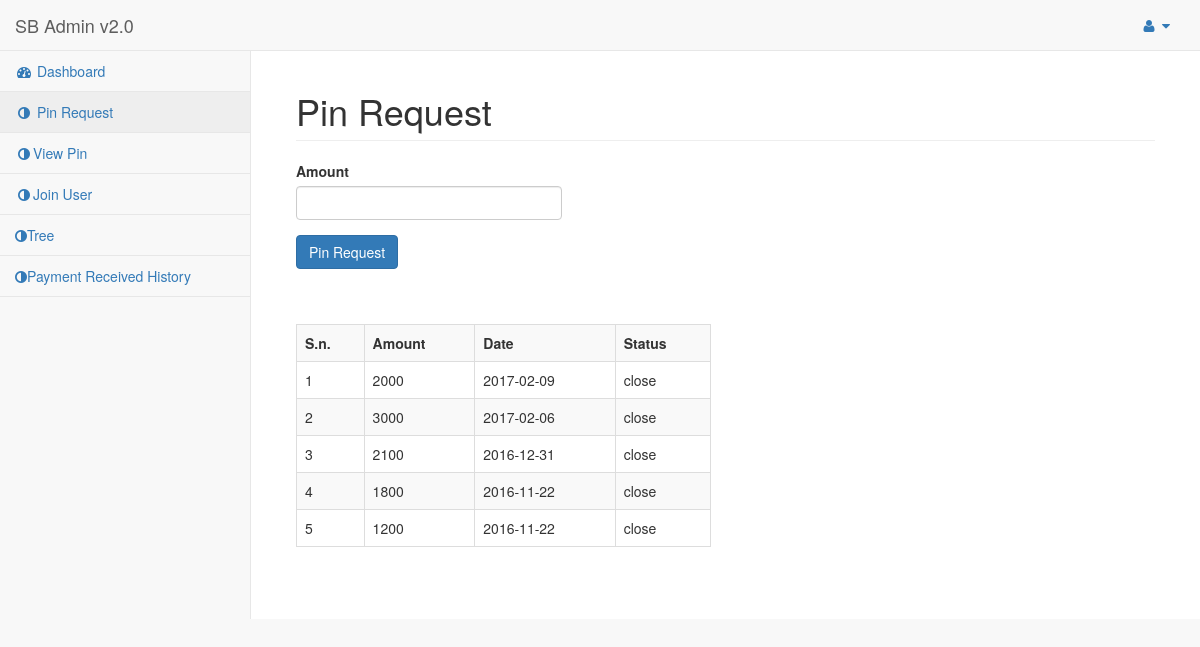
/pin-request.php (signed in), run on the app's committed database.
### tables this page shows
CREATE TABLE `pin_request` (
  `id` int(11) NOT NULL,
  `email` varchar(50) NOT NULL,
  `amount` int(11) NOT NULL,
  `date` date NOT NULL,
  `status` enum('open','close') NOT NULL DEFAULT 'open'
);

### pin-request.php (the view, shortened to what this page needs)
<?php
require('php-includes/connect.php');
$email = $_SESSION['userid'];
?>
<!DOCTYPE html>
<html lang="en">
<head>
    <link href="vendor/bootstrap/css/bootstrap.min.css" rel="stylesheet">
    <link href="vendor/metisMenu/metisMenu.min.css" rel="stylesheet">
    <link href="dist/css/sb-admin-2.css" rel="stylesheet">
    <link href="vendor/font-awesome/css/font-awesome.min.css" rel="stylesheet" type="text/css">
</head>
<body>
    <div id="wrapper">
        <?php include('php-includes/menu.php'); ?>
        <div id="page-wrapper">
            <div class="container-fluid">
                <div class="row">
                    <div class="col-lg-12">
                        <h1 class="page-header">Pin Request</h1>
                    </div>
                </div>
                <div class="row">
                	<div class="col-lg-4">
                    	<form method="get">
                        	<div class="form-group">
                            	<label>Amount</label>
                                <input type="text" name="amount" class="form-control" required>
                            </div>
                            <div class="form-group">
                            	<input type="submit" name="pin_request" class="btn btn-primary" value="Pin Request">
                            </div>
                        </form>
                    </div>
                </div>
                <div class="row">
                	<div class="col-lg-6">
                    	<br><br>
                    	<table class="table table-bordered table-striped">
                        	<tr>
                            	<th>S.n.</th>
                                <th>Amount</th>
                                <th>Date</th>
                                <th>Status</th>
                            </tr>
                            <?php
							$i=1;
							$query = mysqli_query($con,"select * from pin_request where email='$email' order by id desc");
							if(mysqli_num_rows($query)>0){
								while($row=mysqli_fetch_array($query)){
									$amount = $row['amount'];
									$date = $row['date'];
									$status = $row['status'];
								?>
                                	<tr>
                                    	<td><?php echo $i; ?></td>
                                        <td><?php echo $amount; ?></td>
                                        <td><?php echo $date; ?></td>
                                        <td><?php echo $status; ?></td>
                                    </tr>
                                <?php
									$i++;
								}
							}
							else{
							?>
                            	<tr>
                                	<td colspan="4">You have no pin request yet.</td>
                                </tr>
                            <?php
							}
							?>
                        </table>
                    </div>
                </div>
            </div>
        </div>
    </div>
</body>
</html>

### php-includes/menu.php (shortened to what this page needs)
<nav class="navbar navbar-default navbar-static-top" role="navigation" style="margin-bottom: 0">
            <div class="navbar-header">
                <a class="navbar-brand" href="index.html">SB Admin v2.0</a>
            </div>
            <ul class="nav navbar-top-links navbar-right">
                <li class="dropdown">
                    <a class="dropdown-toggle" data-toggle="dropdown" href="#">
                        <i class="fa fa-user fa-fw"></i> <i class="fa fa-caret-down"></i>
                    </a>
                </li>
            </ul>
            <div class="navbar-default sidebar" role="navigation">
                <div class="sidebar-nav navbar-collapse">
                    <ul class="nav" id="side-menu">
                        <li>
                            <a href="home.php"><i class="fa fa-dashboard fa-fw"></i> Dashboard</a>
                        </li>
                        <li>
                            <a href="pin-request.php"><i class="fa fa-adjust fa-fw"></i> Pin Request</a>
                        </li>
                        <li>
                            <a href="pin.php"><i class="fa fa-adjust fa-fw"></i>View Pin</a>
                        </li>
                        <li>
                            <a href="join.php"><i class="fa fa-adjust fa-fw"></i>Join User</a>
                        </li>
                        <li>
                            <a href="tree.php"><i class="fa fa-adjust fa-hub"></i>Tree</a>
                        </li>
						<li>
                            <a href="payment-received-history.php"><i class="fa fa-adjust fa-hub"></i>Payment Received History</a>
                        </li>
                    </ul>
                </div>
            </div>
        </nav>

### data on the page
pin_request: amount "2000", date "2017-02-09", status "close"
pin_request: amount "3000", date "2017-02-06", status "close"
pin_request: amount "2100", date "2016-12-31", status "close"
pin_request: amount "1800", date "2016-11-22", status "close"
pin_request: amount "1200", date "2016-11-22", status "close"
